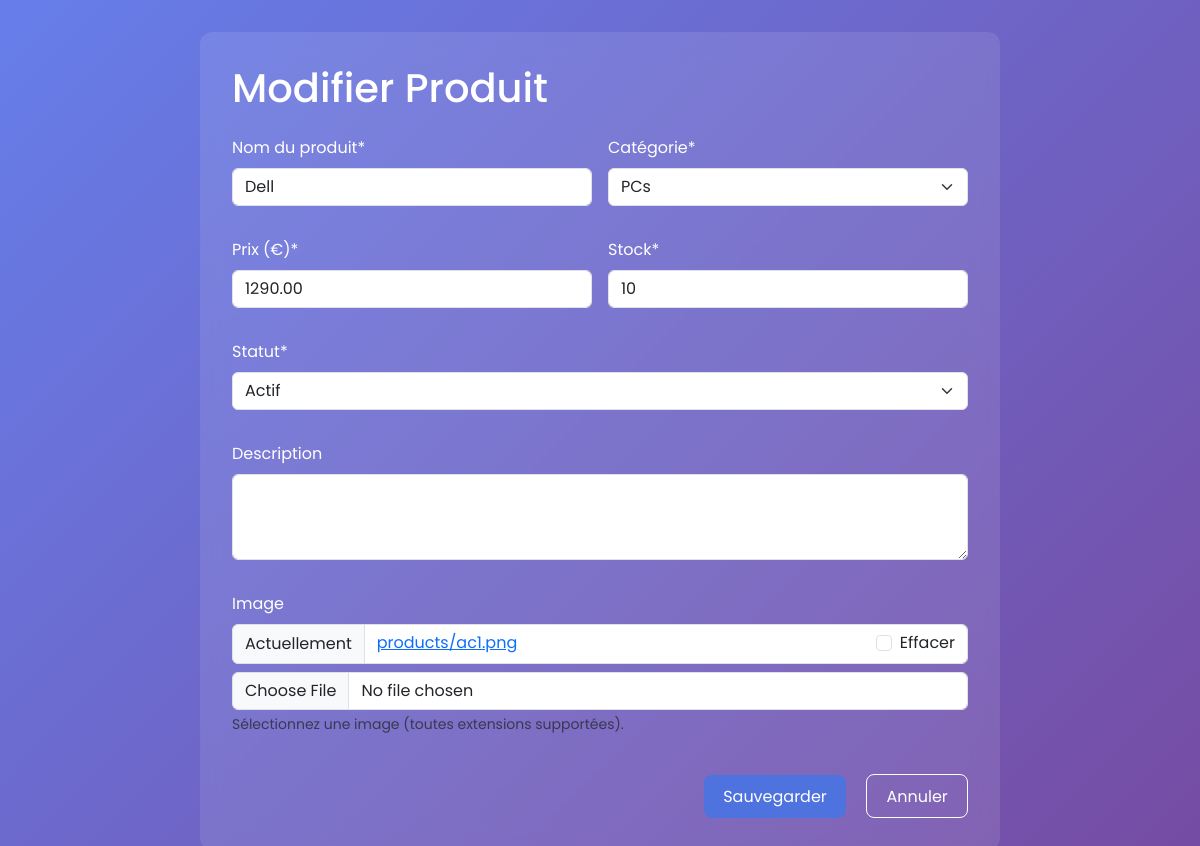
/accounts/products/18/edit/ (signed in), run on an earlier commit of the app's database.
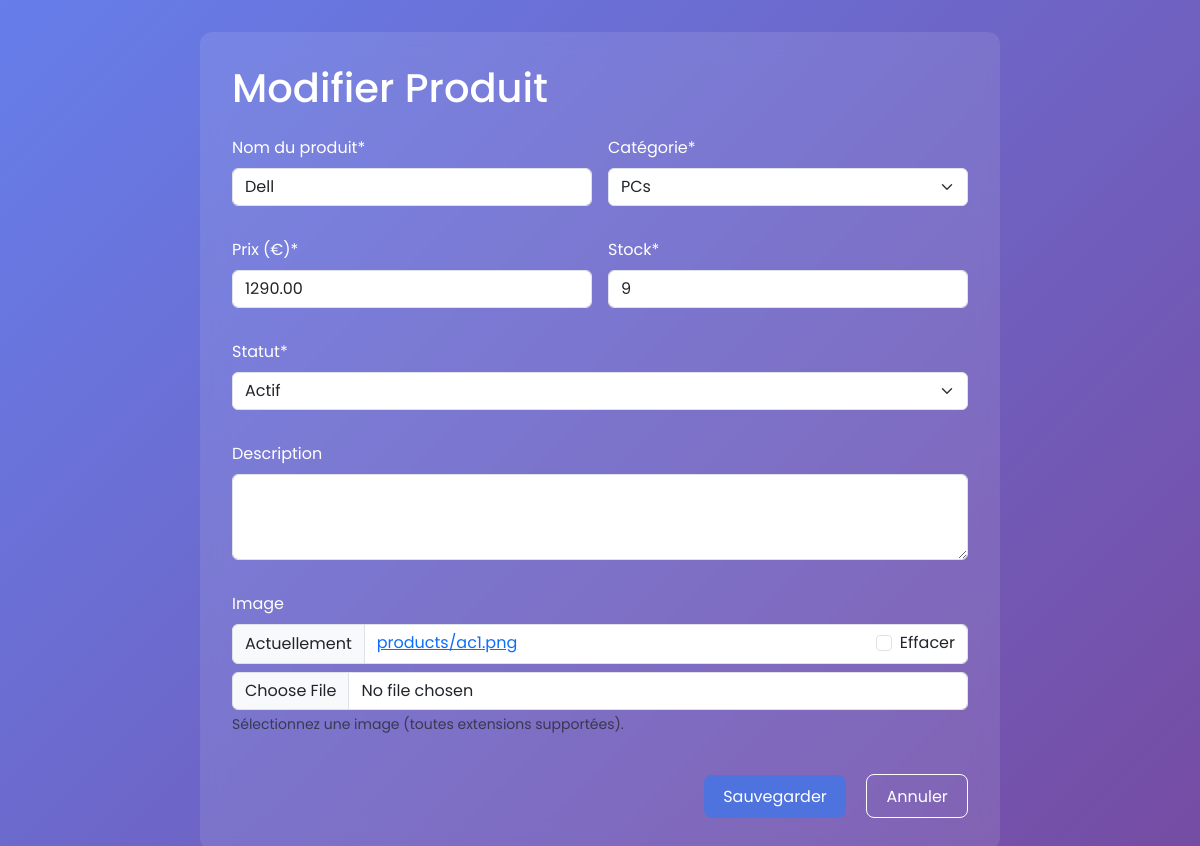
And on a later commit of the database.
### apps/core/models.py (models this page shows, shortened)
class Product(models.Model):
    class Status(models.TextChoices):
        ACTIVE = "ACTIVE", "Actif"
        INACTIVE = "INACTIVE", "Inactif"
        OUT_OF_STOCK = "OUT_OF_STOCK", "Rupture de stock"
    name = models.CharField(max_length=200, verbose_name="Nom du produit")
    category = models.ForeignKey(Category, on_delete=models.CASCADE, verbose_name="Catégorie")
    price = models.DecimalField(max_digits=10, decimal_places=2, verbose_name="Prix (€)")
    stock_quantity = models.PositiveIntegerField(default=0, verbose_name="Quantité en stock")
    description = models.TextField(blank=True, verbose_name="Description")
    status = models.CharField(max_length=20, choices=Status.choices, default=Status.ACTIVE, verbose_name="Statut")
    image = models.ImageField(upload_to='products/', blank=True, null=True, verbose_name="Image produit")
    created_at = models.DateTimeField(auto_now_add=True, verbose_name="Créé le")
    updated_at = models.DateTimeField(auto_now=True, verbose_name="Modifié le")
    class Meta:
        verbose_name = "Produit"
        verbose_name_plural = "Produits"
        ordering = ['name']

### apps/accounts/views.py (the view, shortened to what this page needs)
# urls.py: path('products/<int:pk>/edit/',views.ProductUpdateView.as_view(),     name='product_edit'),
class ProductUpdateView(LoginRequiredMixin, AdminRequiredMixin, UpdateView):
    model = Product
    form_class = ProductCreateForm
    template_name = 'accounts/products/product_form.html'
    success_url = reverse_lazy('accounts:product_list')

### apps/accounts/forms.py (shortened to what this page needs)
class ProductCreateForm(forms.ModelForm):
    image = forms.FileField(
        required=False,
        widget=forms.ClearableFileInput(attrs={'accept': 'image/*'}),
        help_text="Sélectionnez une image (toutes extensions supportées)."
    )
    class Meta:
        model = Product
        fields = ['name', 'category', 'price', 'stock_quantity', 'description', 'status', 'image']
        widgets = {
            'name': forms.TextInput(attrs={'class':'form-control'}),
            'category': forms.Select(attrs={'class':'form-select'}),
            'price': forms.NumberInput(attrs={'class':'form-control','step':'0.01'}),
            'stock_quantity': forms.NumberInput(attrs={'class':'form-control'}),
            'description': forms.Textarea(attrs={'class':'form-control','rows':3}),
            'status': forms.Select(attrs={'class':'form-select'}),
        }
        labels = {
            'name': 'Nom du produit',
            'category': 'Catégorie',
            'price': 'Prix (€)',
            'stock_quantity': 'Stock',
            'description': 'Description',
            'status': 'Statut',
            'image': 'Image du produit',
        }

### apps/accounts/templates/accounts/products/product_form.html (shortened to what this page needs)
{% extends 'base.html' %}
{% load crispy_forms_tags %}
{% block content %}
<div class="container form-container">
  <h1 class="mb-4">
    {% if object %}Modifier Produit{% else %}Ajouter Produit{% endif %}
  </h1>
  <form method="post" enctype="multipart/form-data">
    <div class="form-row">
      <div class="form-col">
        {{ form.name|as_crispy_field }}
      </div>
      <div class="form-col">
        {{ form.category|as_crispy_field }}
      </div>
    </div>
    <div class="form-row">
      <div class="form-col">
        {{ form.price|as_crispy_field }}
      </div>
      <div class="form-col">
        {{ form.stock_quantity|as_crispy_field }}
      </div>
    </div>
    <div class="form-row">
      <div class="form-col">
        {{ form.status|as_crispy_field }}
      </div>
    </div>
    <div class="form-row">
      <div class="form-col">
        {{ form.description|as_crispy_field }}
      </div>
    </div>
    <div class="form-row form-file">
      <div class="form-col">
        {{ form.image|as_crispy_field }}
      </div>
    </div>
    <div class="text-end mt-4">
      <button type="submit" class="btn-submit">
        {% if object %}Sauvegarder{% else %}Créer{% endif %}
      </button>
      <a href="{% url 'accounts:product_list' %}" class="btn-cancel">Annuler</a>
    </div>
  </form>
</div>
{% endblock %}

What changed in the data, as far as the page shows it:
changed Product "Dell": stock_quantity "10" → "9"
